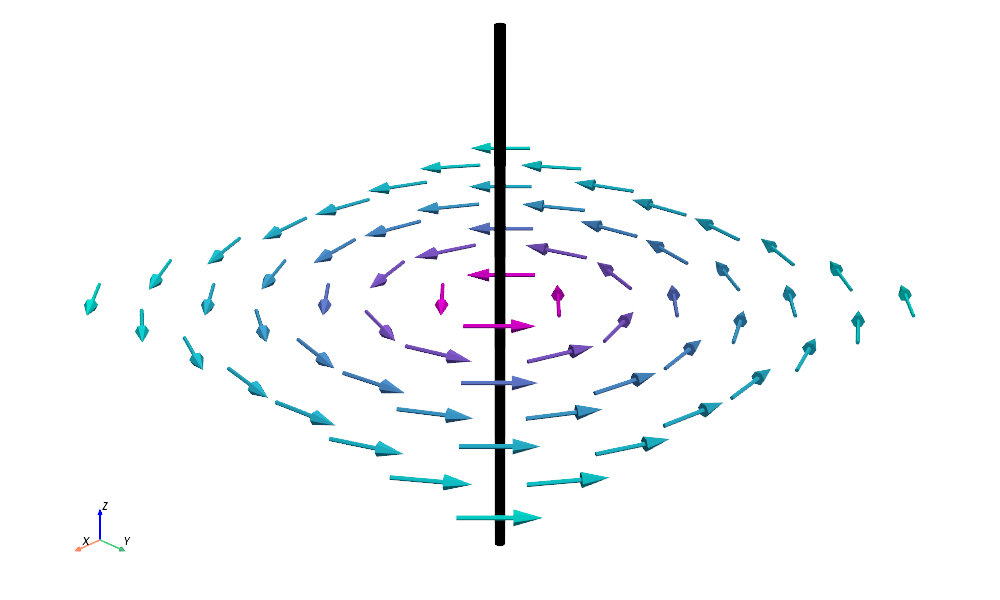

The Python source for this figure:
import numpy as np
import pyvista as pv

# --- Konstanten ---
I = 1  # Strom in A
mu_0 = 4 * np.pi * 1e-7  # Vakuumpermeabilität

# --- Gitter in z=0-Ebene ---
x = np.linspace(-1, 1, 8)
y = np.linspace(-1, 1, 8)
X, Y = np.meshgrid(x, y)
Z = np.zeros_like(X)

R = np.sqrt(X**2 + Y**2)
R[R == 0] = 1e-10

# --- Magnetfeld (nur xy) ---
Bx = -mu_0 * I / (2 * np.pi * R) * Y / R
By =  mu_0 * I / (2 * np.pi * R) * X / R
Bz = np.zeros_like(Bx)

# --- Punkte & Vektoren ---
points = np.vstack((X.ravel(), Y.ravel(), Z.ravel())).T
vectors = np.vstack((Bx.ravel(), By.ravel(), Bz.ravel())).T

# Richtung normalisieren
magnitudes = np.linalg.norm(vectors, axis=1)
directions = vectors / magnitudes[:, np.newaxis]

# --- PolyData ---
pdata = pv.PolyData(points)
pdata["B"] = directions
pdata["magnitude"] = np.log10(magnitudes)

# --- Glyphs (farbige Pfeile) ---
factor = 0.25
pdata.points -= 0.5 * directions * factor  # Auf Gitterpunkten zentrieren
glyphs = pdata.glyph(orient="B", scale=False, factor=factor)

# --- Plotter ---
plotter = pv.Plotter(window_size=(1000, 600))
plotter.set_background("white")  # Muss gesetzt werden (damit Alpha-Wert wirkt)
plotter.renderer.SetBackgroundAlpha(0)  # ← wichtig für Transparenz

plotter.add_mesh(glyphs, scalars="magnitude", cmap="cool", show_scalar_bar=False)

# Draht als Zylinder
cylinder = pv.Cylinder(center=(0, 0, 0), direction=(0, 0, 1), radius=0.02, height=2.0)
plotter.add_mesh(cylinder, color="black")

# Ansicht & Screenshot
plotter.view_vector([1.3, 1.3, 0.9], viewup=[0, 0, 1])
plotter.camera.zoom(1.8)
plotter.show_axes()

# Screenshot mit Transparenz
plotter.show(auto_close=False, interactive=False)
plotter.screenshot("B_xy.png", transparent_background=True)
plotter.close()
